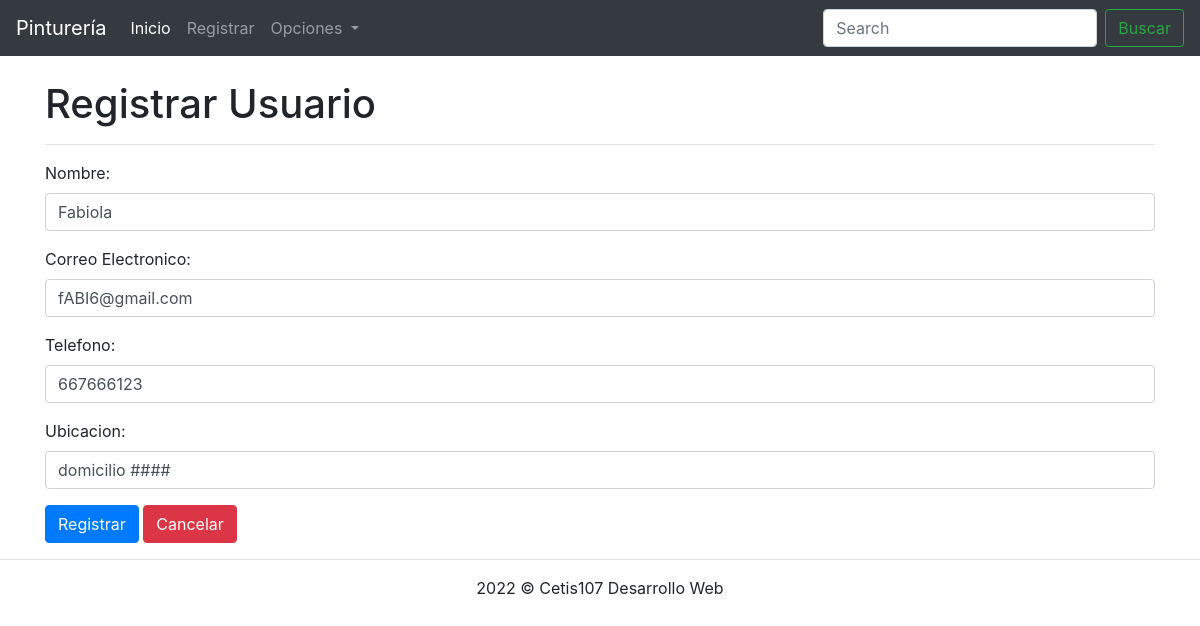
The app's page /actualizarRegistro.php?id=4 with its own data.
### tables this page shows
CREATE TABLE `usuarios` (
  `id` int(11) NOT NULL,
  `nombre` varchar(50) NOT NULL,
  `correo` varchar(50) NOT NULL,
  `telefono` varchar(20) NOT NULL,
  `ubicacion` varchar(150) NOT NULL
);

### ActualizarRegistro.php (the view, shortened to what this page needs)
<!DOCTYPE html>
<html lang="en">
<head>
    <link rel="stylesheet" href="css/bootstrap.css">
</head>
<body>
    <?php
    include 'Conexion.php';
    $id = $_GET["id"];
    $sql = "SELECT * FROM usuarios WHERE id=" . $id;
    $resultado = $conexion->query($sql);
    $registro = $resultado->fetch_assoc();
    ?>
    <?php include 'menu.php'; ?>
    <br>
    <div class="container">
        <div class="row">
            <div class="col-12">
            <h1>Registrar Usuario</h1><hr>
                <form method="post" action="guardarRegistro.php">
                    <div class="form-group">
                        <label for="">Nombre:</label>
                        <input value="<?php echo $registro["nombre"]; ?>" type="text" class="form-control" name="nombre" placeholder="Teclea el nombre">
                    </div>
                    <div class="form-group">
                        <label for="">Correo Electronico:</label>
                        <input value="<?php echo $registro["correo"]; ?>" type="text" class="form-control" name="correo" placeholder="Teclea el correo">
                    </div>
                    <div class="form-group">
                        <label for="">Telefono:</label>
                        <input value="<?php echo $registro["telefono"]; ?>" type="number" class="form-control" name="telefono" placeholder="Teclea el telefono">
                    </div>
                    <div class="form-group">
                        <label for="">Ubicacion:</label>
                        <input value="<?php echo $registro["ubicacion"]; ?>" type="text" class="form-control" name="ubicacion" placeholder="Teclea la ubicacion">
                    </div>
                    <div>
                        <input type="submit" class="btn btn-primary" value="Registrar">
                        <a href="ConsultarDatos.php" class="btn btn-danger">Cancelar</a>
                    </div>
                </form>
            </div>
        </div>
    </div>
    <footer class="text-center">
        <hr>
        2022 &copy; Cetis107 Desarrollo Web
    </footer>
</body>
</html>

### records on screen
usuarios: nombre "Fabiola", correo "fABI6@gmail.com", telefono "667666123", ubicacion "domicilio ####"
